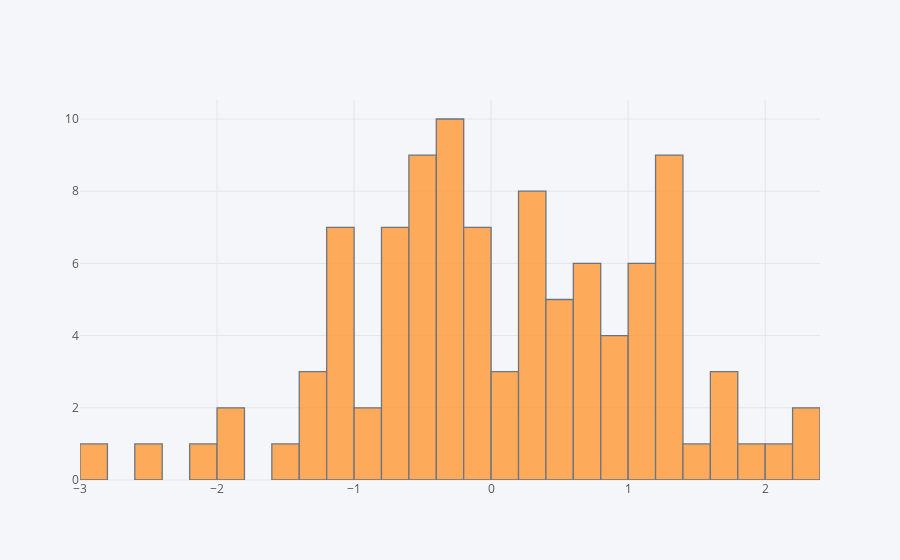

The cell this chart's notebook holds for it:
### Code cell
df['A'].iplot(kind='hist',bins=50)

### Figure 1 — Plotly figure (JSON) as saved in the notebook; plotly's stock layout.template omitted (floating-point values rounded to 4 significant figures)
{"data": [{"histfunc": "count", "histnorm": "", "marker": {"color": "rgba(255, 153, 51, 1.0)", "line": {"color": "#4D5663", "width": 1.3}}, "name": "A", "nbinsx": 50, "opacity": 0.8, "orientation": "v", "type": "histogram", "x": [-0.8628, 0.2103, -0.3083, -0.3201, 0.07832, -0.7168, -0.522, 0.8795, -0.1663, 1.22, -0.7983, 1.318, -1.104, 1.25, -0.2346, -1.033, 1.297, 2.363, -2.423, 0.4893, -0.4624, -0.3335, -0.765, 2.352, 0.4023, 1.014, 1.211, -0.5823, -0.7156, 0.8039, 0.6493, -0.05732, 0.2633, 0.8536, 1.766, -0.503, -1.087, -0.09864, 0.7502, -1.588, 0.304, -1.336, -0.5863, -1.9, 1.2, -0.01586, 1.143, 0.2663, -1.24, -0.582, 1.131, 0.223, 0.2517, 1.906, -0.3448, 0.4526, -0.303, 1.008, -0.1015, 0.7018, -0.5408, 1.372, -0.5455, 0.1762, 0.01166, -0.7861, -1.109, -1.298, 0.3944, -0.8776, 0.4852, 0.4893, -2.986, -0.648, -2.144, -0.6233, 0.6941, 0.664, 1.124, 1.253, 2.126, -1.199, -1.823, -1.117, 1.756, 0.6295, -0.3381, -0.3975, 0.3147, -0.006969, -0.2041, 0.8037, 1.362, 1.564, 1.723, -1.118, -0.2392, -0.4266, -0.1663, 1.109]}], "layout": {"barmode": "overlay", "legend": {"bgcolor": "#F5F6F9", "font": {"color": "#4D5663"}}, "paper_bgcolor": "#F5F6F9", "plot_bgcolor": "#F5F6F9", "titlefont": {"color": "#4D5663"}, "xaxis1": {"gridcolor": "#E1E5ED", "showgrid": true, "tickfont": {"color": "#4D5663"}, "title": "", "titlefont": {"color": "#4D5663"}, "zerolinecolor": "#E1E5ED"}, "yaxis1": {"gridcolor": "#E1E5ED", "showgrid": true, "tickfont": {"color": "#4D5663"}, "title": "", "titlefont": {"color": "#4D5663"}, "zerolinecolor": "#E1E5ED"}}}
